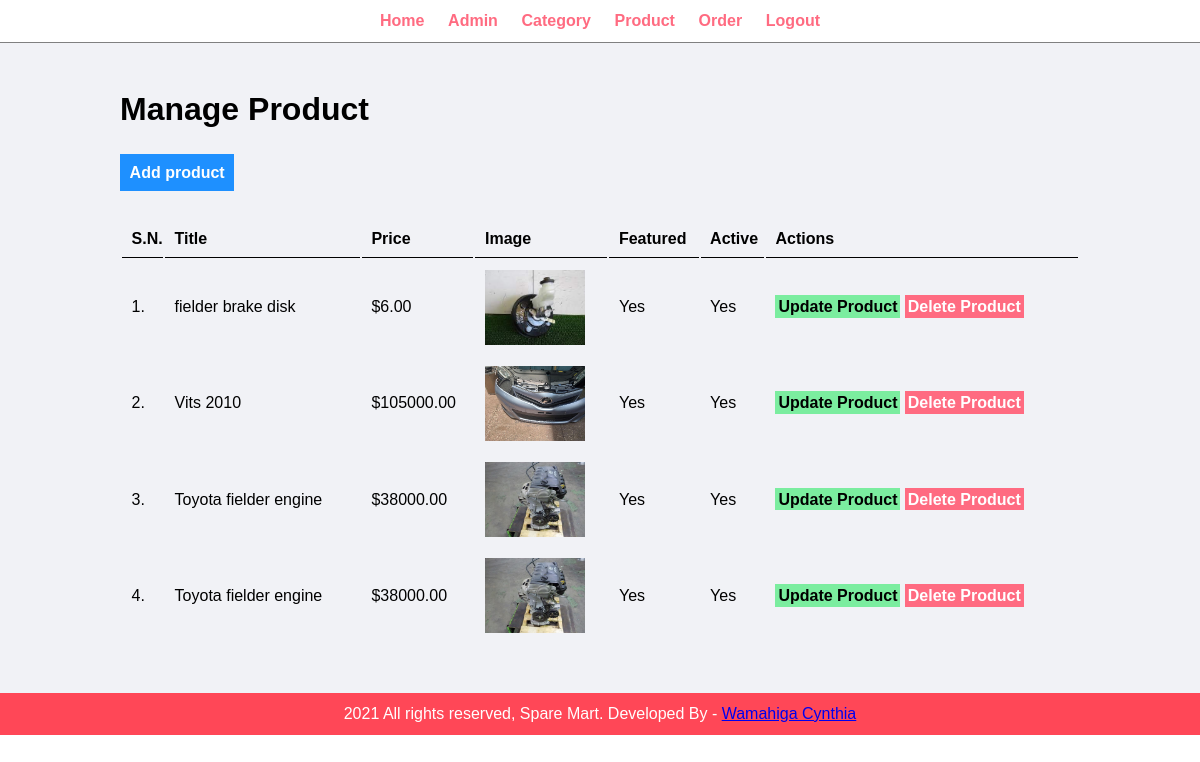
Page /admin/manage-product.php (signed in) on the committed database.
### tables this page shows
CREATE TABLE `tbl_product` (
  `id` int(10) UNSIGNED NOT NULL,
  `title` varchar(100) NOT NULL,
  `description` text NOT NULL,
  `price` decimal(10,2) NOT NULL,
  `image_name` varchar(255) NOT NULL,
  `category_id` int(10) UNSIGNED NOT NULL,
  `featured` varchar(10) NOT NULL,
  `active` varchar(10) NOT NULL
);

### admin/manage-product.php (the view, shortened to what this page needs)
<?php include('partials/menu.php'); ?>
<div class="main-content">
    <div class="wrapper">
        <h1>Manage Product</h1>
        <br /><br />
                <a href="<?php echo SITEURL; ?>admin/add-product.php" class="btn-primary">Add product</a>
                <br /><br /><br />
                <table class="tbl-full">
                    <tr>
                        <th>S.N.</th>
                        <th>Title</th>
                        <th>Price</th>
                        <th>Image</th>
                        <th>Featured</th>
                        <th>Active</th>
                        <th>Actions</th>
                    </tr>
                    <?php
                        $sql = "SELECT * FROM tbl_product";
                        $res = mysqli_query($conn, $sql);
                        $count = mysqli_num_rows($res);
                        $sn=1;
                        if($count>0)
                        {
                            while($row=mysqli_fetch_assoc($res))
                            {
                                $id = $row['id'];
                                $title = $row['title'];
                                $price = $row['price'];
                                $image_name = $row['image_name'];
                                $featured = $row['featured'];
                                $active = $row['active'];
                                ?>
                                <tr>
                                    <td><?php echo $sn++; ?>. </td>
                                    <td><?php echo $title; ?></td>
                                    <td>$<?php echo $price; ?></td>
                                    <td>
                                        <?php
                                            if($image_name=="")
                                            {
                                                echo "<div class='error'>Image not Added.</div>";
                                            }
                                            else
                                            {
                                                ?>
                                                <img src="<?php echo SITEURL; ?>images/product/<?php echo $image_name; ?>" width="100px">
                                                <?php
                                            }
                                        ?>
                                    </td>
                                    <td><?php echo $featured; ?></td>
                                    <td><?php echo $active; ?></td>
                                    <td>
                                        <a href="<?php echo SITEURL; ?>admin/update-product.php?id=<?php echo $id; ?>" class="btn-secondary">Update Product</a>
                                        <a href="<?php echo SITEURL; ?>admin/delete-product.php?id=<?php echo $id; ?>&image_name=<?php echo $image_name; ?>" class="btn-danger">Delete Product</a>
                                    </td>
                                </tr>
                                <?php
                            }
                        }
                        else
                        {
                            echo "<tr> <td colspan='7' class='error'>product not Added Yet. </td> </tr>";
                        }
                    ?>
                </table>
    </div>
</div>
<?php include('partials/footer.php'); ?>

### admin/partials/menu.php (shortened to what this page needs)
<html>
    <head>
        <link rel="stylesheet" href="../css/admin.css">
    </head>
    <body>
        <div class="menu text-center">
            <div class="wrapper">
                <ul>
                    <li><a href="index.php">Home</a></li>
                    <li><a href="manage-admin.php">Admin</a></li>
                    <li><a href="manage-category.php">Category</a></li>
                    <li><a href="manage-product.php">Product</a></li>
                    <li><a href="manage-order.php">Order</a></li>
                    <li><a href="logout.php">Logout</a></li>
                </ul>
            </div>
        </div>

### admin/partials/footer.php
<div class="footer">
            <div class="wrapper">
                <p class="text-center">2021 All rights reserved, Spare Mart. Developed By - <a href="#">Wamahiga Cynthia</a></p>
            </div>
        </div>
    </body>
</html>

### css/admin.css (style rules this page uses)
* { margin: 0; padding: 0; font-family: Arial, Helvetica, sans-serif; }
.wrapper { padding: 1%; width: 80%; margin: 0 auto; }
.text-center { text-align: center; }
.tbl-full { width: 100%; }
table tr th { border-bottom: 1px solid black; padding: 1%; text-align: left; }
table tr td { padding: 1%; }
.btn-primary { background-color: #1e90ff; padding: 1%; color: white; text-decoration: none; font-weight: bold; }
.btn-secondary { background-color: #7bed9f; padding: 1%; color: black; text-decoration: none; font-weight: bold; }
.btn-danger { background-color: #ff6b81; padding: 1%; color: white; text-decoration: none; font-weight: bold; }
.menu { border-bottom: 1px solid grey; }
.menu ul { list-style-type: none; }
.menu ul li { display: inline; padding: 1%; }
.menu ul li a { text-decoration: none; font-weight: bold; color: #ff6b81; }
.main-content { background-color: #f1f2f6; padding: 3% 0; }
.footer { background-color: #ff4757; color: white; }

### rows in the picture
tbl_product: title "fielder brake disk", price "6.00", image_name (picture), featured "Yes", active "Yes"
tbl_product: title "Vits 2010", price "105000.00", image_name (picture), featured "Yes", active "Yes"
tbl_product: title "Toyota fielder engine", price "38000.00", image_name (picture), featured "Yes", active "Yes"
tbl_product: title "Toyota fielder engine", price "38000.00", image_name (picture), featured "Yes", active "Yes"
